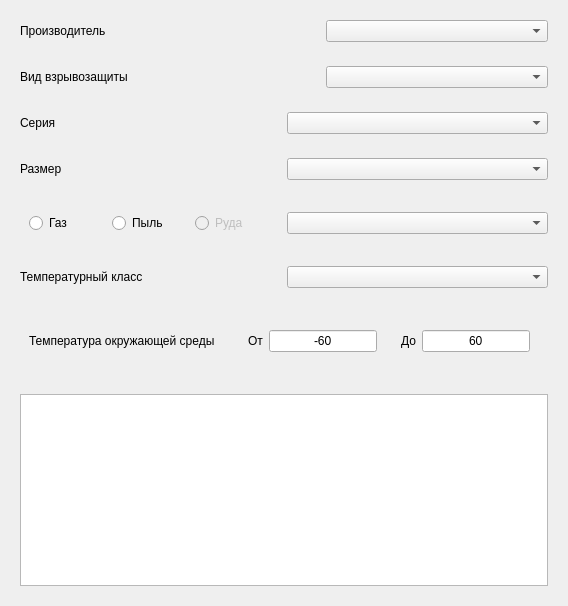
            <widget class="QWidget" name="shellPage">
             <property name="sizePolicy">
              <sizepolicy hsizetype="Expanding" vsizetype="Expanding">
               <horstretch>0</horstretch>
               <verstretch>0</verstretch>
              </sizepolicy>
             </property>
             <layout class="QVBoxLayout" name="VL_shellPage">
              <item>
               <widget class="QWidget" name="manufactureWidget_shellpage" native="true">
                <layout class="QHBoxLayout" name="HL_manufactureWidget_shellpage">
                 <item>
                  <widget class="QLabel" name="manufactureLabel_shellpage">
                   <property name="sizePolicy">
                    <sizepolicy hsizetype="Expanding" vsizetype="Preferred">
                     <horstretch>0</horstretch>
                     <verstretch>0</verstretch>
                    </sizepolicy>
                   </property>
                   <property name="minimumSize">
                    <size>
                     <width>300</width>
                     <height>0</height>
                    </size>
                   </property>
                   <property name="maximumSize">
                    <size>
                     <width>300</width>
                     <height>16777215</height>
                    </size>
                   </property>
                   <property name="text">
                    <string>Производитель</string>
                   </property>
                  </widget>
                 </item>
                 <item>
                  <widget class="QComboBox" name="manufactureComboboxWidget_shellpage"/>
                 </item>
                </layout>
               </widget>
              </item>
              <item>
               <widget class="QWidget" name="safefactortypeWidget_shellpage" native="true">
                <layout class="QHBoxLayout" name="HL_safefactortypeWidget_shellpage">
                 <item>
                  <widget class="QLabel" name="safefactortypeLabel_shellpage">
                   <property name="sizePolicy">
                    <sizepolicy hsizetype="Expanding" vsizetype="Preferred">
                     <horstretch>0</horstretch>
                     <verstretch>0</verstretch>
                    </sizepolicy>
                   </property>
                   <property name="maximumSize">
                    <size>
                     <width>300</width>
                     <height>16777215</height>
                    </size>
                   </property>
                   <property name="text">
                    <string>Вид взрывозащиты</string>
                   </property>
                  </widget>
                 </item>
                 <item>
                  <widget class="QComboBox" name="safefactortypeCombobox_shellpage"/>
                 </item>
                </layout>
               </widget>
              </item>
              <item>
               <widget class="QWidget" name="serialWidget_shellpage" native="true">
                <layout class="QHBoxLayout" name="HL_serialWidget_shellpage">
                 <item>
                  <widget class="QLabel" name="serialLabel_shellpage">
                   <property name="maximumSize">
                    <size>
                     <width>300</width>
                     <height>16777215</height>
                    </size>
                   </property>
                   <property name="text">
                    <string>Серия</string>
                   </property>
                  </widget>
                 </item>
                 <item>
                  <widget class="QComboBox" name="serialCombobox_shellpage"/>
                 </item>
                </layout>
               </widget>
              </item>
              <item>
               <widget class="QWidget" name="sizeWidget_shellpage" native="true">
                <layout class="QHBoxLayout" name="HL_sizeWidget_shellpage">
                 <item>
                  <widget class="QLabel" name="sizeLabel_shellpage">
                   <property name="maximumSize">
                    <size>
                     <width>300</width>
                     <height>16777215</height>
                    </size>
                   </property>
                   <property name="text">
                    <string>Размер</string>
                   </property>
                  </widget>
                 </item>
                 <item>
                  <widget class="QComboBox" name="sizeCombobox_shellpage"/>
                 </item>
                </layout>
               </widget>
              </item>
              <item>
               <widget class="QWidget" name="gasmarkWidget_shellpage" native="true">
                <layout class="QHBoxLayout" name="HL_gasmarkWidget_shellpage">
                 <item>
                  <widget class="QWidget" name="gasdustWidget_shellpage" native="true">
                   <property name="maximumSize">
                    <size>
                     <width>300</width>
                     <height>16777215</height>
                    </size>
                   </property>
                   <layout class="QHBoxLayout" name="horizontalLayout_34">
                    <item>
                     <widget class="QRadioButton" name="gas_mark_RadioButton_shellpage">
                      <property name="enabled">
                       <bool>true</bool>
                      </property>
                      <property name="maximumSize">
                       <size>
                        <width>300</width>
                        <height>16777215</height>
                       </size>
                      </property>
                      <property name="mouseTracking">
                       <bool>true</bool>
                      </property>
                      <property name="tabletTracking">
                       <bool>false</bool>
                      </property>
                      <property name="text">
                       <string>Газ</string>
                      </property>
                      <property name="checkable">
                       <bool>true</bool>
                      </property>
                      <property name="checked">
                       <bool>false</bool>
                      </property>
                      <property name="autoExclusive">
                       <bool>true</bool>
                      </property>
                     </widget>
                    </item>
                    <item>
                     <widget class="QRadioButton" name="dust_mark_RadioButton_shellpage">
                      <property name="enabled">
                       <bool>true</bool>
                      </property>
                      <property name="maximumSize">
                       <size>
                        <width>290</width>
                        <height>16777215</height>
                       </size>
                      </property>
                      <property name="text">
                       <string>Пыль</string>
                      </property>
                     </widget>
                    </item>
                    <item>
                     <widget class="QRadioButton" name="ore_mark_RadioButton_shellpage">
                      <property name="enabled">
                       <bool>false</bool>
                      </property>
                      <property name="text">
                       <string>Руда</string>
                      </property>
                     </widget>
                    </item>
                   </layout>
                  </widget>
                 </item>
                 <item>
                  <widget class="QComboBox" name="gasdustoreComboBox_shellpage">
                   <property name="enabled">
                    <bool>true</bool>
                   </property>
                  </widget>
                 </item>
                </layout>
               </widget>
              </item>
              <item>
               <widget class="QWidget" name="t_class_widget_shellpage" native="true">
                <property name="enabled">
                 <bool>true</bool>
                </property>
                <layout class="QHBoxLayout" name="HL_t_class_widget_shellpage">
                 <item>
                  <widget class="QLabel" name="temperature_class_label_shellpage">
                   <property name="maximumSize">
                    <size>
                     <width>300</width>
                     <height>16777215</height>
                    </size>
                   </property>
                   <property name="text">
                    <string>Температурный класс</string>
                   </property>
                  </widget>
                 </item>
                 <item>
                  <widget class="QComboBox" name="temperature_class_comboBox_shellpage"/>
                 </item>
                </layout>
               </widget>
              </item>
              <item>
               <widget class="QWidget" name="using_temperatureWidget_shellpage" native="true">
                <property name="enabled">
                 <bool>true</bool>
                </property>
                <layout class="QHBoxLayout" name="HL_using_temperatureWidget_shellpage">
                 <item>
                  <widget class="QWidget" name="using_temperatureWidget3_shellpage" native="true">
                   <layout class="QHBoxLayout" name="horizontalLayout_16">
                    <item>
                     <widget class="QLabel" name="using_temperatureLabel_shellpage">
                      <property name="maximumSize">
                       <size>
                        <width>600</width>
                        <height>16777215</height>
                       </size>
                      </property>
                      <property name="text">
                       <string>Температура окружающей среды</string>
                      </property>
                     </widget>
                    </item>
                   </layout>
                  </widget>
                 </item>
                 <item>
                  <widget class="QWidget" name="using_temperatureWidget2_shellpage" native="true">
                   <property name="sizePolicy">
                    <sizepolicy hsizetype="Minimum" vsizetype="Preferred">
                     <horstretch>0</horstretch>
                     <verstretch>0</verstretch>
                    </sizepolicy>
                   </property>
                   <layout class="QHBoxLayout" name="horizontalLayout_15">
                    <item>
                     <widget class="QWidget" name="min_tempWidget_shellpage" native="true">
                      <layout class="QHBoxLayout" name="horizontalLayout_17">
                       <item>
                        <widget class="QLabel" name="mintempLabel_shellpage">
                         <property name="text">
                          <string>От</string>
                         </property>
                        </widget>
                       </item>
                       <item>
                        <widget class="QLineEdit" name="mintempLineEdit_shellpage">
                         <property name="enabled">
                          <bool>true</bool>
                         </property>
                         <property name="sizePolicy">
                          <sizepolicy hsizetype="Minimum" vsizetype="Fixed">
                           <horstretch>0</horstretch>
                           <verstretch>0</verstretch>
                          </sizepolicy>
                         </property>
                         <property name="text">
                          <string>-60</string>
                         </property>
                         <property name="alignment">
                          <set>Qt::AlignCenter</set>
                         </property>
                        </widget>
                       </item>
                      </layout>
                     </widget>
                    </item>
                    <item>
                     <widget class="QWidget" name="maxtempWidget_shellpage" native="true">
                      <layout class="QHBoxLayout" name="horizontalLayout_18">
                       <item>
                        <widget class="QLabel" name="maxtempLabel_shellpage">
                         <property name="text">
                          <string>До</string>
                         </property>
                        </widget>
                       </item>
                       <item>
                        <widget class="QLineEdit" name="maxtempLineedit_shellpage">
                         <property name="sizePolicy">
                          <sizepolicy hsizetype="Minimum" vsizetype="Fixed">
                           <horstretch>0</horstretch>
                           <verstretch>0</verstretch>
                          </sizepolicy>
                         </property>
                         <property name="text">
                          <string>60</string>
                         </property>
                         <property name="alignment">
                          <set>Qt::AlignCenter</set>
                         </property>
                        </widget>
                       </item>
                      </layout>
                     </widget>
                    </item>
                   </layout>
                  </widget>
                 </item>
                </layout>
               </widget>
              </item>
              <item>
               <widget class="QWidget" name="shell_fullname_widget" native="true">
                <property name="sizePolicy">
                 <sizepolicy hsizetype="Minimum" vsizetype="Minimum">
                  <horstretch>0</horstretch>
                  <verstretch>0</verstretch>
                 </sizepolicy>
                </property>
                <layout class="QHBoxLayout" name="horizontalLayout_33">
                 <item>
                  <widget class="QListWidget" name="shell_fullname_listwidget">
                   <property name="sizePolicy">
                    <sizepolicy hsizetype="Expanding" vsizetype="Expanding">
                     <horstretch>0</horstretch>
                     <verstretch>0</verstretch>
                    </sizepolicy>
                   </property>
                  </widget>
                 </item>
                </layout>
               </widget>
              </item>
             </layout>
            </widget>
